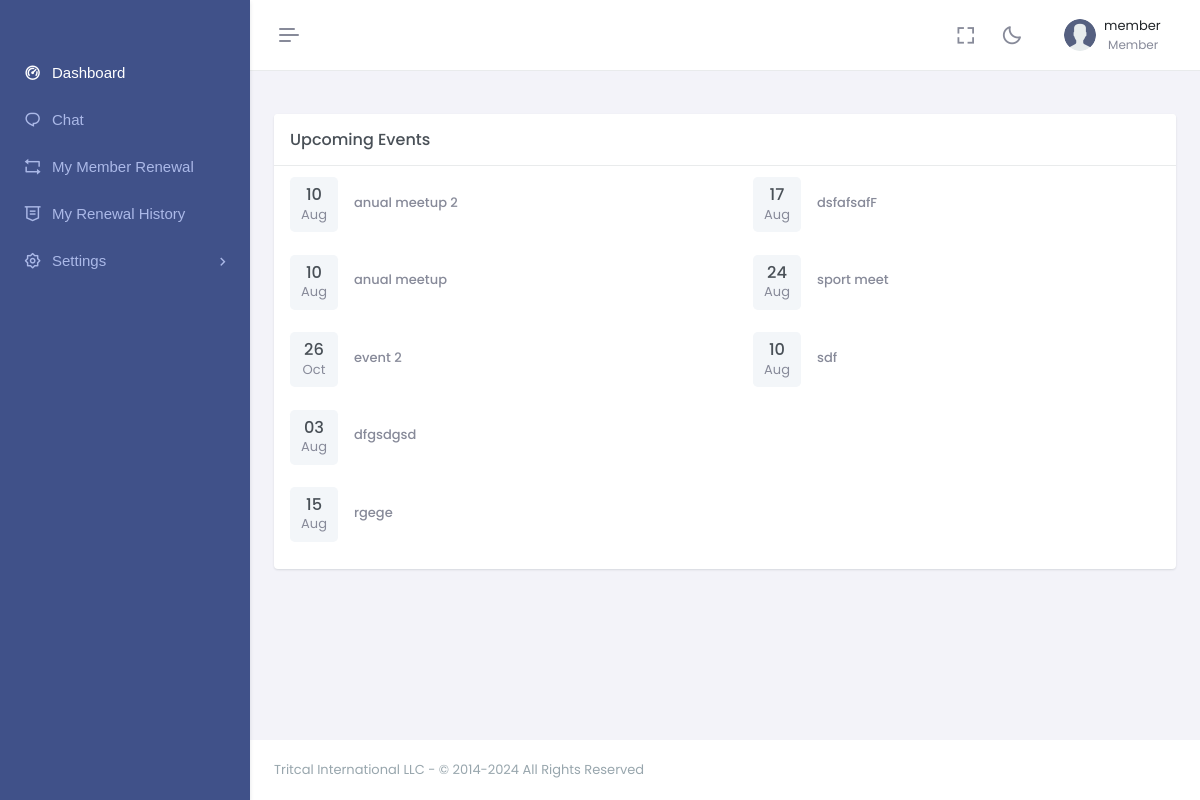
Before: /member_dashboard.php (signed in) with the older database file.
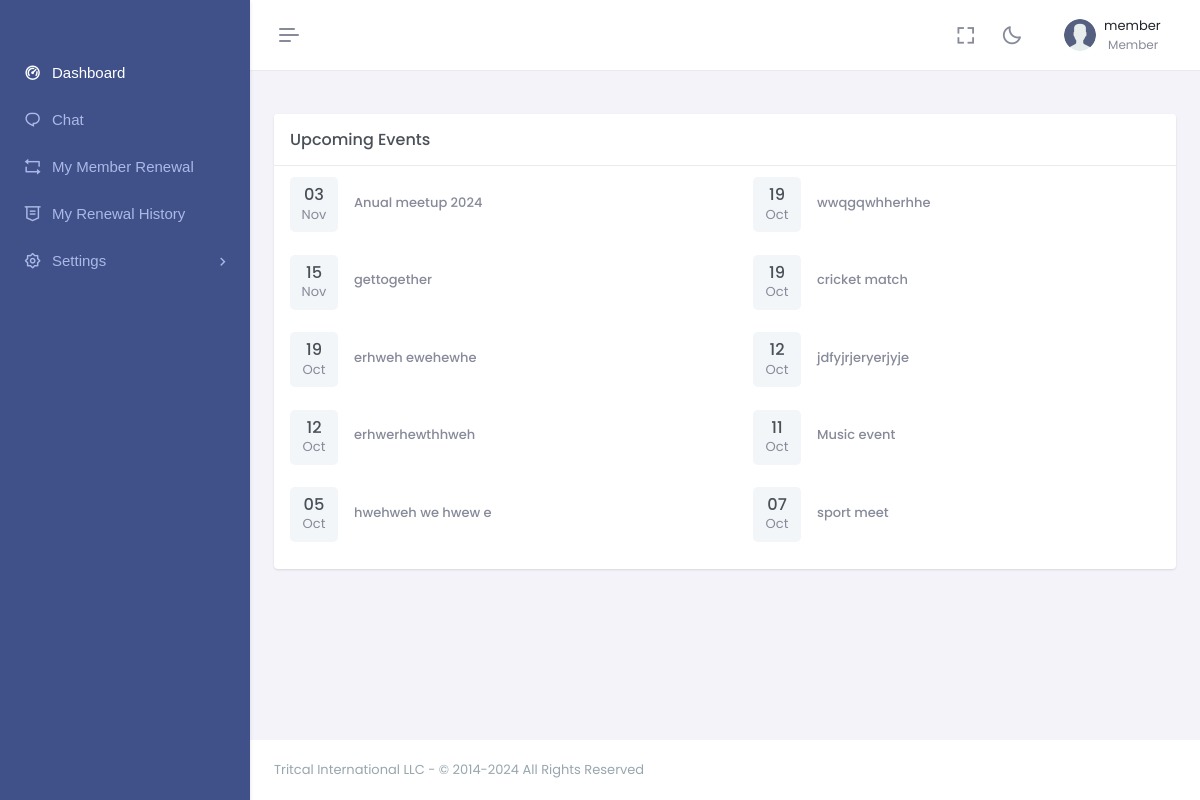
After: the same page with the newer database file.
### tables this page shows
CREATE TABLE `events` (
  `event_id` int(11) NOT NULL,
  `event_title` varchar(255) NOT NULL,
  `event_date` date DEFAULT NULL,
  `event_time` time DEFAULT NULL,
  `event_location` varchar(255) NOT NULL,
  `event_description` varchar(255) DEFAULT NULL,
  `event_image` text DEFAULT NULL
);

### member_dashboard.php (the view, shortened to what this page needs)
<?php
require 'db.php';
?>
<!doctype html>
<html lang="en" data-layout="vertical" data-topbar="light" data-sidebar="dark" data-sidebar-size="lg"
    data-sidebar-image="none" data-preloader="disable" data-theme="default" data-theme-colors="default">
<head>
    <link href="assets/libs/jsvectormap/css/jsvectormap.min.css" rel="stylesheet" type="text/css" />
    <link href="assets/libs/swiper/swiper-bundle.min.css" rel="stylesheet" type="text/css" />
    <link href="assets/css/bootstrap.min.css" rel="stylesheet" type="text/css" />
    <link href="assets/css/icons.min.css" rel="stylesheet" type="text/css" />
    <link href="assets/css/app.min.css" rel="stylesheet" type="text/css" />
    <link href="assets/css/custom.min.css" rel="stylesheet" type="text/css" />
</head>
<body>
    <div id="layout-wrapper">
        <?php include './inc/member_header.php'; ?>
        <?php include './inc/member_sidebar.php'; ?>
        <div class="main-content">
            <div class="page-content">
                <div class="container-fluid">
                    <div class="row">
                        <div class="col">
                            <div class="h-100">
                                <div class="row mb-3 pb-1">
                                </div>
                                <div class="row">
                                    <div class="col-lg-12">
                                        <div class="card card-height-100">
                                            <div class="card-header align-items-center d-flex">
                                                <h4 class="card-title mb-0 flex-grow-1">Upcoming Events</h4>
                                            </div>
                                            <div class="card-body pt-0">
                                                <?php
                                                $sql = "SELECT * FROM events ORDER BY event_id DESC LIMIT 10";
                                                $result = $conn->query($sql);
                                                $events = [];
                                                if ($result && $result->num_rows > 0) {
                                                    while ($row = $result->fetch_assoc()) {
                                                        $events[] = $row;
                                                    }
                                                }
                                                $leftColumn = array_slice($events, 0, 5);
                                                $rightColumn = array_slice($events, 5);
                                                ?>
                                                <div class="row">
                                                    <div class="col-md-6">
                                                        <ul class="list-group" >
                                                            <?php foreach ($leftColumn as $row): ?>
                                                                <a href="event_page.php?event_id=<?= base64_encode($row["event_id"]); ?>"target="_blank">
                                                                <li class="list-group-item ps-0" style="border:none">
                                                                    <div class="row align-items-center g-3">
                                                                        <div class="col-auto">
                                                                            <div
                                                                                class="avatar-sm p-1 py-2 h-auto bg-light rounded-3 material-shadow">
                                                                                <div class="text-center">
                                                                                    <?php
                                                                                    $timestamp = strtotime($row['event_date']);
                                                                                    $day = date('d', $timestamp);
                                                                                    $month = date('M', $timestamp);
                                                                                    ?>
                                                                                    <h5 class="mb-0"><?php echo $day; ?>
                                                                                    </h5>
                                                                                    <div class="text-muted">
                                                                                        <?php echo $month; ?></div>
                                                                                </div>
                                                                            </div>
                                                                        </div>
                                                                        <div class="col">
                                                                            <h6 class="mt-0 mb-1 text-muted">
                                                                                <?php echo $row['event_title']; ?></h6>
                                                                        </div>
                                                                    </div>
                                                                </li>
                                                                </a>
                                                            <?php endforeach; ?>
                                                        </ul>
                                                    </div>
                                                    <div class="col-md-6">
                                                        <ul class="list-group">
                                                            <?php foreach ($rightColumn as $row): ?>
                                                                <a href="event_page.php?event_id=<?= base64_encode($row["event_id"]); ?>"target="_blank">
                                                                <li class="list-group-item" style="border:none" >
                                                                    <div class="row align-items-center g-3"  >
                                                                        <div class="col-auto">
                                                                            <div
                                                                                class="avatar-sm p-1 py-2 h-auto bg-light rounded-3 material-shadow">
                                                                                <div class="text-center">
                                                                                    <?php
                                                                                    $timestamp = strtotime($row['event_date']);
                                                                                    $day = date('d', $timestamp);
                                                                                    $month = date('M', $timestamp);
                                                                                    ?>
                                                                                    <h5 class="mb-0"><?php echo $day; ?>
                                                                                    </h5>
                                                                                    <div class="text-muted">
                                                                                        <?php echo $month; ?></div>
                                                                                </div>
                                                                            </div>
                                                                        </div>
                                                                        <div class="col">
                                                                            <h6 class="mt-0 mb-1 text-muted">
                                                                                <?php echo $row['event_title']; ?></h6>
                                                                        </div>
                                                                    </div>
                                                                </li>
                                                                </a>
                                                            <?php endforeach; ?>
                                                        </ul>
                                                    </div>
                                                </div>
                                            </div>
                                        </div>
                                    </div>
                                </div>
                            </div>
                        </div>
                    </div>
                </div>
            </div>
            <?php include './inc/dash_footer.php'; ?>
        </div>
</body>
</html>

### inc/member_header.php (shortened to what this page needs)
<header id="page-topbar">
    <div class="layout-width">
        <div class="navbar-header">
            <div class="d-flex">
                <button type="button"
                    class="btn btn-sm px-3 fs-16 header-item vertical-menu-btn topnav-hamburger material-shadow-none"
                    id="topnav-hamburger-icon">
                    <span class="hamburger-icon">
                        <span></span>
                        <span></span>
                        <span></span>
                    </span>
                </button>
            </div>
            <div class="d-flex align-items-center">
                <div class="ms-1 header-item d-none d-sm-flex">
                    <button type="button"
                        class="btn btn-icon btn-topbar material-shadow-none btn-ghost-secondary rounded-circle"
                        data-toggle="fullscreen">
                        <i class='bx bx-fullscreen fs-22'></i>
                    </button>
                </div>
                <div class="ms-1 header-item d-none d-sm-flex">
                    <button type="button"
                        class="btn btn-icon btn-topbar material-shadow-none btn-ghost-secondary rounded-circle light-dark-mode">
                        <i class='bx bx-moon fs-22'></i>
                    </button>
                </div>
                <div class="dropdown ms-sm-3 header-item topbar-user" style="background-color:white;">
                    <button type="button" class="btn material-shadow-none" id="page-header-user-dropdown"
                        data-bs-toggle="dropdown" aria-haspopup="true" aria-expanded="false"
                        style="background-color:white;">
                        <span class="d-flex align-items-center">
                            <img class="rounded-circle header-profile-user" src="assets/images/users/user.png"
                                alt="Header Avatar">
                            <span class="text-start ms-xl-2">
                                <?php
                                echo $_SESSION['member_username'];
                                ?>
                                <span class="d-none d-xl-block ms-1 fs-12 user-name-sub-text">Member</span>
                            </span>
                        </span>
                    </button>
                </div>
            </div>
        </div>
    </div>
</header>

### inc/member_sidebar.php (shortened to what this page needs)
<div class="app-menu navbar-menu">
    <div id="scrollbar">
        <div class="container-fluid">
            <div id="two-column-menu" style=" padding-top:50px;" >
            </div>
            <ul class="navbar-nav" id="navbar-nav"  >
                <li class="nav-item">
                    <a class="nav-link menu-link" href="member_dashboard.php">
                        <i class="ri-dashboard-2-line"></i> <span data-key="t-widgets">Dashboard</span>
                    </a>
                </li>
                <li class="nav-item">
                    <a class="nav-link menu-link" href="member_chat.php">
                        <i class="ri-chat-1-line"></i> <span data-key="t-widgets">Chat</span>
                    </a>
                </li>
                <li class="nav-item">
                    <a class="nav-link menu-link" href="member_renewal.php">
                        <i class="ri-repeat-line"></i> <span data-key="t-widgets">My Member Renewal</span>
                    </a>
                </li>
                <li class="nav-item">
                    <a class="nav-link menu-link" href="member_renewal_history.php">
                        <i class="ri-honour-line"></i> <span data-key="t-widgets">My Renewal History</span>
                    </a>
                </li>
                <li class="nav-item">
                    <a class="nav-link menu-link" href="#sidebarCharts" data-bs-toggle="collapse" role="button"
                        aria-expanded="false" aria-controls="sidebarCharts">
                        <i class="ri-settings-2-line"></i> <span data-key="t-charts">Settings</span>
                    </a>
                </li>
            </ul>
        </div>
    </div>
    <div class="sidebar-background"></div>
</div>

### inc/dash_footer.php
<footer class="footer">
                <div class="container-fluid">
                    <div class="row">
                        <div class="col-sm-6">
                        <p class="copyright-text">Tritcal International LLC - © 2014-<?= date("Y") ?> All Rights Reserved</p>
                        </div>
                        <div class="col-sm-6">
                        </div>
                    </div>
                </div>
            </footer>
        </div>

Changed rows visible on the page:
removed events: event_date "10", event_date "Aug", event_title "anual meetup 2", shown under "Upcoming Events"
removed events: event_date "10", event_date "Aug", event_title "anual meetup", shown under "Upcoming Events"
removed events: event_date "26", event_date "Oct", event_title "event 2", shown under "Upcoming Events"
removed events: event_date "03", event_date "Aug", event_title "dfgsdgsd", shown under "Upcoming Events"
removed events: event_date "15", event_date "Aug", event_title "rgege", shown under "Upcoming Events"
removed events: event_date "17", event_date "Aug", event_title "dsfafsafF"
removed events: event_date "24", event_date "Aug", event_title "sport meet"
removed events: event_date "10", event_date "Aug", event_title "sdf"
added events: event_date "03", event_date "Nov", event_title "Anual meetup 2024", shown under "Upcoming Events"
added events: event_date "15", event_date "Nov", event_title "gettogether", shown under "Upcoming Events"
added events: event_date "19", event_date "Oct", event_title "erhweh ewehewhe", shown under "Upcoming Events"
added events: event_date "12", event_date "Oct", event_title "erhwerhewthhweh", shown under "Upcoming Events"
added events: event_date "05", event_date "Oct", event_title "hwehweh we hwew e", shown under "Upcoming Events"
added events: event_date "19", event_date "Oct", event_title "wwqgqwhherhhe"
added events: event_date "19", event_date "Oct", event_title "cricket match"
added events: event_date "12", event_date "Oct", event_title "jdfyjrjeryerjyje"
added events: event_date "11", event_date "Oct", event_title "Music event"
added events: event_date "07", event_date "Oct", event_title "sport meet"
